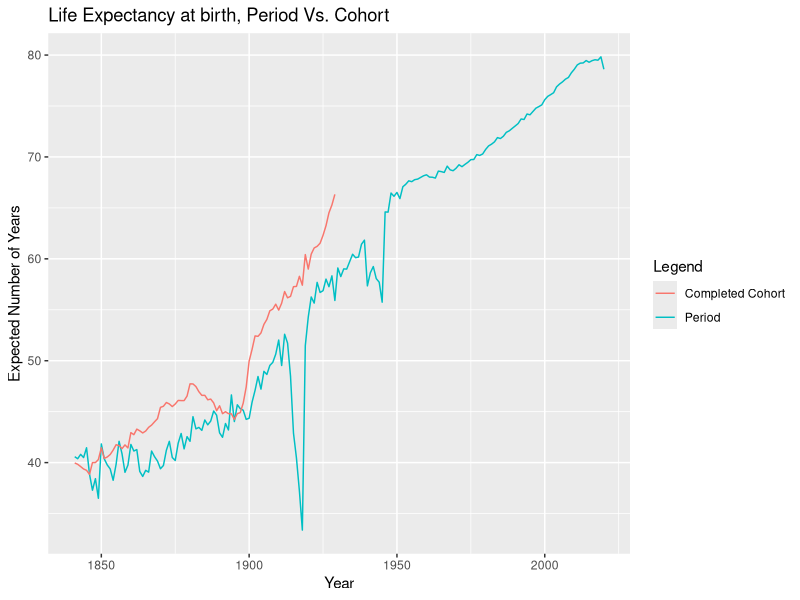
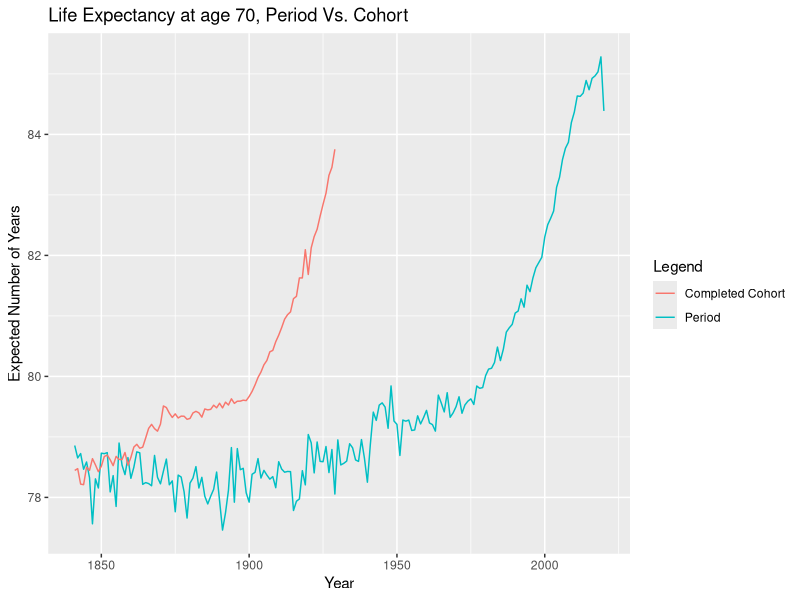

These charts were generated, in order, by the following R code:
##
## DEMO2002 - Life table II
##

#### Data preparation ####

Mx <- read.table("mltper_1x1.txt",
                 header=TRUE,fill=TRUE,skip=2)[,1:3]

Mx$Age[Mx$Age == "110+"] <- 110# change the "110+" to "110"
  Mx$Age <- as.numeric(Mx$Age)# convert to numeric value
  
  Mx2 <-read.table("mltcoh_1x1.txt",
                   header=TRUE,fill=TRUE,skip=2)[,1:3]

Mx2$Age[Mx2$Age == "110+"] <- 110# same for cohort data
  Mx2$Age <- as.numeric(Mx2$Age)# same for cohort data
  
  # change mx to numeric as well
  Mx2$mx <- as.numeric(ifelse(Mx2$mx==".","0",Mx2$mx))
  
Mx$Year <- as.numeric(Mx$Year)
Mx2$Year <- as.numeric(Mx2$Year)

#### We do it for one year #####

mx <- Mx[Mx$Year==2020,]$mx

sex <- "m"

N<-length(mx)

ax<-rep(0.5,N) 

if(sex=="m"){
  ax[1]<-ifelse(mx[1]<0.107,0.045+mx[1]*2.684,0.330)}
if(sex=="f"){
  ax[1]<-ifelse(mx[1]<0.107,0.053+2.800*mx[1],0.350)
}

# how to calculate qx for each age
# qx for last age group?
qx <- mx/(1 + (1 - ax)*mx)
qx[N] <- 1

px<-1-qx

lx<-100000

for(y in 1:(N-1)){          
  # write this loop yourself, we covered it last week
  lx[y+1] <- lx[y]*px[y]
}

dx <- lx*qx# calculate dx

Lx <- lx[-1] + ax[-N]*dx[-N] #calculate Lx, think in terms of vectors in calculation

Lx[N]<-ifelse(mx[N]>0,lx[N]/mx[N],0)                  

Tx<-c()

for(y in 1:N){
  # Calculate Tx
  Tx[y] <- sum(Lx[y:N])
}

ex <- Tx/lx # do it yourself

ex[1]

#### Putting it into a function ####

LifeTableMx<-function(mx,sex){
  
  N<-length(mx)
  
  ax<-rep(0.5,N) #this 
  
  if(sex=="m"){
    ax[1]<-ifelse(mx[1]<0.107,0.045+mx[1]*2.684,0.330)}
  if(sex=="f"){
    ax[1]<-ifelse(mx[1]<0.107,0.053+2.800*mx[1],0.350)
  }
  
  # We need the functions to calculate ex from qx
  
  qx <- mx/(1 + (1 - ax)*mx)
  qx[N] <- 1
  
  px<-1-qx
  
  lx<-100000
  
  for(y in 1:(N-1)){          

    lx[y+1] <- lx[y]*px[y]
  }
  
  dx <- lx*qx
  
  Lx <- lx[-1] + ax[-N]*dx[-N] 
  
  Lx[N]<-ifelse(mx[N]>0,lx[N]/mx[N],0)                  
  
  Tx<-c()
  
  for(y in 1:N){
    # Calculate Tx
    Tx[y] <- sum(Lx[y:N])
  }
  
  ex <- Tx/lx 
  
  Age<-0:110              
  ALL<-data.frame(Age,mx,lx,dx,Lx,Tx,ex)
  return(ALL)
}

#### loop for period life expectancy ####

LT_p <- c()

#You need to complete the loop function before running it
for (x in unique(Mx$Year)){
  mx <- Mx[Mx$Year == x,]$mx# specify mx within the loop  
  lt_x <- LifeTableMx(mx, 'm')
  lt_x$Year <- x
  LT_p <- rbind(LT_p,lt_x)
}

#### loop for cohort life expectancy ####

LT_c <- c()

#You need to complete the loop function before running it
for (y in unique(Mx2$Year)){
  mx2 <- Mx2[Mx2$Year == y,]$mx# specify mx2 within the loop  
  lt_y <- LifeTableMx(mx2, 'm')
  lt_y$Year <- y
  LT_c <- rbind(LT_c,lt_y)
}

#### Visualization ####

library(ggplot2)

# visualize 1) comparison across e(0), e(30), and e(80)
#           2) cohort and period e(0) together


ggplot() + 
  geom_line(data = LT_p[LT_p$Age == 0,], mapping = aes(x = Year, y = ex, color = "Period")) + 
  geom_line(data = LT_c[LT_c$Age == 0,], mapping = aes(x = Year, y = ex, color = "Completed Cohort")) + 
  labs(colour = "Legend", y = "Expected Number of Years") + ggtitle("Life Expectancy at birth, Period Vs. Cohort")

ggplot() + 
  geom_line(data = LT_p[LT_p$Age == 70,], mapping = aes(x = Year, y = 70 + ex, color = "Period")) + 
  geom_line(data = LT_c[LT_c$Age == 70,], mapping = aes(x = Year, y = 70 + ex, color = "Completed Cohort")) + 
  labs(colour = "Legend", y = "Expected Number of Years") + ggtitle("Life Expectancy at age 70, Period Vs. Cohort")

